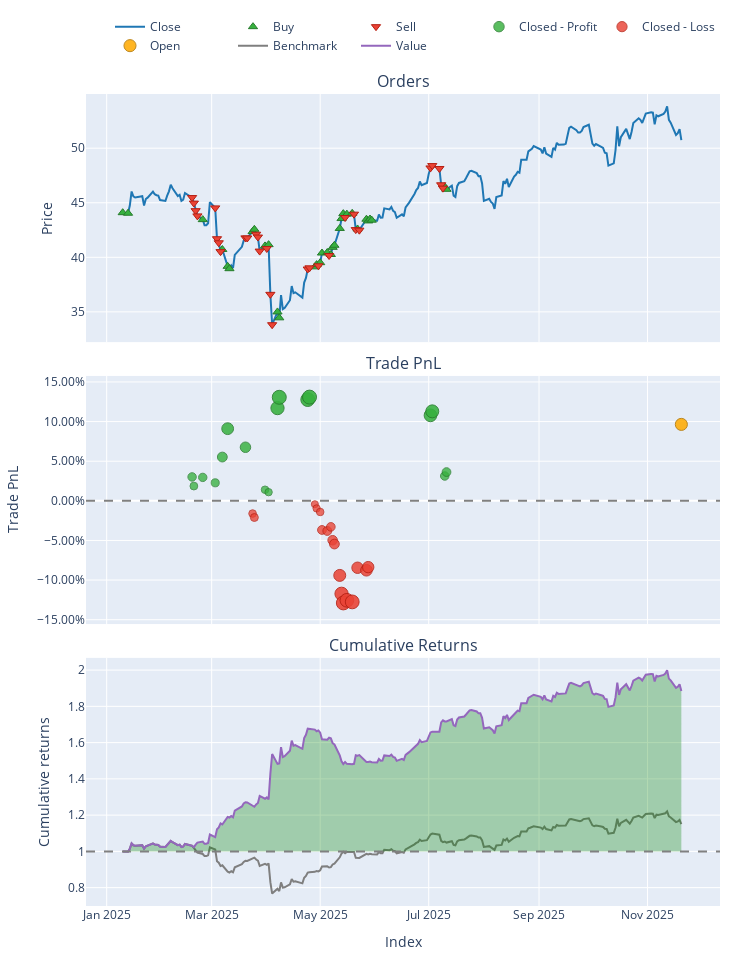

Notebook cell for this chart:
### Code cell
# Load and prepare data
data = pd.read_csv('data/processed/BAC_processed_2022.csv')
if 'Date' in data.columns:
    data['Date'] = pd.to_datetime(data['Date'])
    data.set_index('Date', inplace=True)

# Split into train/test
split_idx = int(len(data) * 0.7)
df_train = data.iloc[:split_idx].copy()
df_test = data.iloc[split_idx:].copy()

# Initialize trainer
trainer = ModelTrainerRL(config['reinforcement_learning'])

# Prepare environments (handles feature scaling automatically)
env_train, env_test = trainer.prepare_environment(
    df_train, 
    df_test, 
    reward_func="profit"  # or "profit", "sortino", "cvar", "max_drawdown"
)

# Train PPO only
print("Training PPO...")
result = trainer.train_ppo(env_train)
model = result["model"]
print("Training Complete!")

# Evaluate with multiple seeds (recommended)
seeds = [42, 43, 44]
metrics_agg = trainer.evaluate_over_seeds(model, env_test, seeds, algorithm="PPO")

print("\n--- Multi-Seed Evaluation Results ---")
print(f"Total Return: {metrics_agg['total_return']['mean']:.2%} ± {metrics_agg['total_return']['ci95']}")
print(f"Sharpe Ratio: {metrics_agg['sharpe_ratio']['mean']:.3f} ± {metrics_agg['sharpe_ratio']['ci95']}")
print(f"Sortino Ratio: {metrics_agg['sortino_ratio']['mean']:.3f} ± {metrics_agg['sortino_ratio']['ci95']}")
print(f"Max Drawdown: {metrics_agg['max_drawdown']['mean']:.2%} ± {metrics_agg['max_drawdown']['ci95']}")

# Single run evaluation (if you only want one)
metrics_single = trainer.evaluate_model(model, env_test, algorithm="PPO", seed=42)
print("\n--- Single Run Evaluation ---")
print(f"Total Return: {metrics_single['total_return']:.2%}")
print(f"Sharpe Ratio: {metrics_single['sharpe_ratio']:.3f}")

# Save the model and artifacts
trainer.save_models("models/ppo_artifacts")

# Use model for inference (generate actions on new data)
obs, _ = env_test.reset(seed=42)
done = False
actions = []
while not done:
    action, _ = model.predict(obs, deterministic=True)
    actions.append(float(action[0]))
    obs, _, terminated, truncated, _ = env_test.step(action)
    done = terminated or truncated

print(f"\nGenerated {len(actions)} trading actions")

# --- CELL 5: RUN BACKTEST ---
print("Running Backtest...")

# Unpack the config dictionary using **
env_params = config['reinforcement_learning']['environment']

backtester = PortfolioBacktesterRL(env_params) 

portfolio = backtester.run_backtest(
    price_data=df_test['close'], 
    predicted_weights=np.array(actions),
    lookback_window=env_params.get('lookback_window', 30) # Important for data alignment
)
comparison = backtester.compare_with_buy_and_hold_rl()
# Show Metrics
metrics = backtester.get_performance_metrics()
print("\n--- Strategy Performance ---")
for k, v in metrics.items():
    print(f"{k}: {v:.4f}")

# Plot
portfolio.plot().show()

### Figure 1 — Plotly figure (JSON) as saved in the notebook; plotly's stock layout.template omitted (floating-point values rounded to 4 significant figures; data arrays with more than 128 entries replaced by an {"elided": "..."} marker saying what was removed)
{"data": [{"legendgroup": "0", "line": {"color": "#1f77b4"}, "name": "Close", "showlegend": true, "type": "scatter", "uid": "a5da9097-1bfa-42d2-9f05-6c586d15bf37", "x": {"elided": "218 str values"}, "xaxis": "x", "y": {"elided": "218 float values"}, "yaxis": "y"}, {"customdata": [[0.0, 858.6, 37.85], [1.0, 1409.0, 62.05], [6.0, 4820.0, 209.4], [11.0, 27.63, 1.125], [12.0, 4249.0, 166.5], [13.0, 1617.0, 63.0], [16.0, 86.83, 3.678], [17.0, 28.77, 1.225], [21.0, 74.24, 3.047], [23.0, 54.76, 2.254], [26.0, 3684.0, 128.9], [27.0, 5173.0, 178.2], [30.0, 23.95, 0.937], [31.0, 44.9, 1.766], [33.0, 61.4, 2.426], [34.0, 183.7, 7.419], [35.0, 9.925, 0.4014], [37.0, 17.87, 0.7193], [38.0, 129.9, 5.316], [39.0, 35.62, 1.464], [40.0, 280.1, 11.94], [41.0, 149.3, 6.504], [42.0, 70.84, 3.117], [44.0, 47.52, 2.089], [45.0, 12.11, 0.5331], [48.0, 811.5, 34.57], [50.0, 3124.0, 135.9], [51.0, 2200.0, 95.36], [52.0, 1474.0, 64.14], [53.0, 242.5, 10.52], [59.0, 2831.0, 131.5], [60.0, 4600.0, 212.7]], "hovertemplate": "Order Id: %{customdata[0]}<br>Timestamp: %{x}<br>Price: %{y}<br>Size: %{customdata[1]:.6f}<br>Fees: %{customdata[2]:.6f}", "legendgroup": "1", "marker": {"color": "#37B13F", "line": {"color": "rgb(38,123,44)", "width": 1}, "size": 8, "symbol": "triangle-up"}, "mode": "markers", "name": "Buy", "type": "scatter", "uid": "d8e7396c-190c-4d8a-bbab-0964cdcb70ab", "x": ["2025-01-10T00:00:00-05:00", "2025-01-13T00:00:00-05:00", "2025-02-24T00:00:00-05:00", "2025-03-07T00:00:00-05:00", "2025-03-10T00:00:00-04:00", "2025-03-11T00:00:00-04:00", "2025-03-24T00:00:00-04:00", "2025-03-25T00:00:00-04:00", "2025-03-31T00:00:00-04:00", "2025-04-02T00:00:00-04:00", "2025-04-07T00:00:00-04:00", "2025-04-08T00:00:00-04:00", "2025-04-28T00:00:00-04:00", "2025-04-29T00:00:00-04:00", "2025-05-01T00:00:00-04:00", "2025-05-02T00:00:00-04:00", "2025-05-05T00:00:00-04:00", "2025-05-07T00:00:00-04:00", "2025-05-08T00:00:00-04:00", "2025-05-09T00:00:00-04:00", "2025-05-12T00:00:00-04:00", "2025-05-13T00:00:00-04:00", "2025-05-14T00:00:00-04:00", "2025-05-16T00:00:00-04:00", "2025-05-19T00:00:00-04:00", "2025-05-22T00:00:00-04:00", "2025-05-27T00:00:00-04:00", "2025-05-28T00:00:00-04:00", "2025-05-29T00:00:00-04:00", "2025-05-30T00:00:00-04:00", "2025-07-10T00:00:00-04:00", "2025-07-11T00:00:00-04:00"], "xaxis": "x", "y": [44.09, 44.04, 43.45, 40.72, 39.17, 38.96, 42.36, 42.57, 41.04, 41.16, 34.99, 34.45, 39.12, 39.33, 39.51, 40.39, 40.44, 40.26, 40.91, 41.1, 42.65, 43.55, 44.0, 43.95, 44.03, 42.6, 43.49, 43.33, 43.51, 43.4, 46.47, 46.23], "yaxis": "y"}, {"customdata": [[2.0, 987.8, 44.92], [3.0, 3363.0, 151.2], [4.0, 259.0, 11.47], [5.0, 50.97, 2.232], [7.0, 3975.0, 177.0], [8.0, 1143.0, 47.65], [9.0, 47.21, 1.951], [10.0, 109.6, 4.441], [14.0, 4003.0, 167.2], [15.0, 2086.0, 87.12], [18.0, 62.86, 2.647], [19.0, 36.47, 1.527], [20.0, 192.2, 7.797], [22.0, 36.3, 1.481], [24.0, 777.7, 28.47], [25.0, 641.6, 21.7], [28.0, 4090.0, 159.2], [29.0, 4518.0, 176.4], [32.0, 23.28, 0.913], [36.0, 54.78, 2.2], [43.0, 54.55, 2.381], [46.0, 12.02, 0.5285], [47.0, 224.7, 9.556], [49.0, 816.8, 34.7], [54.0, 941.6, 45.38], [55.0, 3054.0, 147.9], [56.0, 2893.0, 139.3], [57.0, 218.1, 10.17], [58.0, 48.35, 2.241]], "hovertemplate": "Order Id: %{customdata[0]}<br>Timestamp: %{x}<br>Price: %{y}<br>Size: %{customdata[1]:.6f}<br>Fees: %{customdata[2]:.6f}", "legendgroup": "2", "marker": {"color": "#EA4335", "line": {"color": "rgb(181,31,18)", "width": 1}, "size": 8, "symbol": "triangle-down"}, "mode": "markers", "name": "Sell", "type": "scatter", "uid": "ed6e80a6-9142-436a-b2ff-bc6614cf2ac5", "x": ["2025-02-18T00:00:00-05:00", "2025-02-19T00:00:00-05:00", "2025-02-20T00:00:00-05:00", "2025-02-21T00:00:00-05:00", "2025-03-03T00:00:00-05:00", "2025-03-04T00:00:00-05:00", "2025-03-05T00:00:00-05:00", "2025-03-06T00:00:00-05:00", "2025-03-20T00:00:00-04:00", "2025-03-21T00:00:00-04:00", "2025-03-26T00:00:00-04:00", "2025-03-27T00:00:00-04:00", "2025-03-28T00:00:00-04:00", "2025-04-01T00:00:00-04:00", "2025-04-03T00:00:00-04:00", "2025-04-04T00:00:00-04:00", "2025-04-24T00:00:00-04:00", "2025-04-25T00:00:00-04:00", "2025-04-30T00:00:00-04:00", "2025-05-06T00:00:00-04:00", "2025-05-15T00:00:00-04:00", "2025-05-20T00:00:00-04:00", "2025-05-21T00:00:00-04:00", "2025-05-23T00:00:00-04:00", "2025-07-02T00:00:00-04:00", "2025-07-03T00:00:00-04:00", "2025-07-07T00:00:00-04:00", "2025-07-08T00:00:00-04:00", "2025-07-09T00:00:00-04:00"], "xaxis": "x", "y": [45.48, 44.97, 44.27, 43.8, 44.53, 41.7, 41.33, 40.52, 41.78, 41.77, 42.11, 41.86, 40.57, 40.81, 36.61, 33.82, 38.93, 39.04, 39.22, 40.17, 43.65, 43.95, 42.54, 42.49, 48.19, 48.41, 48.14, 46.65, 46.34], "yaxis": "y"}, {"customdata": [[0.0, 0.0, 1312.0, 0.03016], [1.0, 0.0, 1051.0, 0.01863], [2.0, 1.0, 3175.0, 0.02956], [3.0, 2.0, 2395.0, 0.02272], [4.0, 3.0, 65.92, 0.05525], [5.0, 3.0, 11090.0, 0.09104], [6.0, 4.0, 8042.0, 0.0676], [9.0, 5.0, 43.35, 0.014], [10.0, 5.0, 24.94, 0.01092], [11.0, 5.0, 17120.0, 0.117], [12.0, 5.0, 4469.0, 0.1307], [13.0, 6.0, 18000.0, 0.1278], [14.0, 6.0, 1001.0, 0.1309], [31.0, 8.0, 4410.0, 0.1079], [32.0, 8.0, 12230.0, 0.1129], [33.0, 9.0, 4265.0, 0.03134], [34.0, 9.0, 1547.0, 0.03628]], "hovertemplate": "Exit Trade Id: %{customdata[0]}<br>Position Id: %{customdata[1]}<br>Exit Timestamp: %{x}<br>PnL: %{customdata[2]:.6f}<br>Return: %{customdata[3]:.2%}", "legendgroup": "3", "marker": {"color": "#37B13F", "line": {"color": "rgb(38,123,44)", "width": 1}, "opacity": [0.7807, 0.767, 0.78, 0.7719, 0.8104, 0.8528, 0.825, 0.7615, 0.7579, 0.8836, 0.8997, 0.8963, 0.9, 0.8727, 0.8787, 0.7821, 0.7879], "size": [8.431, 7.794, 8.398, 8.02, 9.818, 11.8, 10.5, 7.538, 7.368, 13.23, 13.99, 13.83, 14.0, 12.73, 13.0, 8.496, 8.77], "symbol": "circle"}, "mode": "markers", "name": "Closed - Profit", "type": "scatter", "uid": "7d7cb7cc-3a48-4b96-b985-dd7784dd74a6", "x": ["2025-02-18T00:00:00-05:00", "2025-02-19T00:00:00-05:00", "2025-02-24T00:00:00-05:00", "2025-03-03T00:00:00-05:00", "2025-03-07T00:00:00-05:00", "2025-03-10T00:00:00-04:00", "2025-03-20T00:00:00-04:00", "2025-03-31T00:00:00-04:00", "2025-04-02T00:00:00-04:00", "2025-04-07T00:00:00-04:00", "2025-04-08T00:00:00-04:00", "2025-04-24T00:00:00-04:00", "2025-04-25T00:00:00-04:00", "2025-07-02T00:00:00-04:00", "2025-07-03T00:00:00-04:00", "2025-07-10T00:00:00-04:00", "2025-07-11T00:00:00-04:00"], "xaxis": "x2", "y": [0.03016, 0.01863, 0.02956, 0.02272, 0.05525, 0.09104, 0.0676, 0.014, 0.01092, 0.117, 0.1307, 0.1278, 0.1309, 0.1079, 0.1129, 0.03134, 0.03628], "yaxis": "y2"}, {"customdata": [[7.0, 5.0, -58.28, -0.01607], [8.0, 5.0, -25.26, -0.02102], [15.0, 7.0, -3.992, -0.00427], [16.0, 7.0, -16.77, -0.009566], [17.0, 7.0, -33.75, -0.01408], [18.0, 7.0, -263.7, -0.03678], [19.0, 7.0, -14.74, -0.03804], [20.0, 7.0, -22.92, -0.03284], [21.0, 7.0, -252.3, -0.04973], [22.0, 7.0, -75.84, -0.05452], [23.0, 7.0, -1029.0, -0.0941], [24.0, 7.0, -684.1, -0.1173], [25.0, 7.0, -356.6, -0.1289], [26.0, 7.0, -233.4, -0.1255], [27.0, 7.0, -60.41, -0.1275], [28.0, 7.0, -2697.0, -0.08445], [29.0, 7.0, -10970.0, -0.08761], [30.0, 7.0, -1608.0, -0.08368]], "hovertemplate": "Exit Trade Id: %{customdata[0]}<br>Position Id: %{customdata[1]}<br>Exit Timestamp: %{x}<br>PnL: %{customdata[2]:.6f}<br>Return: %{customdata[3]:.2%}", "legendgroup": "4", "marker": {"color": "#EA4335", "line": {"color": "rgb(181,31,18)", "width": 1}, "opacity": [0.764, 0.7698, 0.75, 0.7563, 0.7616, 0.7885, 0.79, 0.7838, 0.8039, 0.8095, 0.8564, 0.8839, 0.8976, 0.8936, 0.896, 0.845, 0.8487, 0.8441], "size": [7.652, 7.926, 7.0, 7.293, 7.542, 8.797, 8.867, 8.58, 9.513, 9.778, 11.97, 13.25, 13.89, 13.7, 13.81, 11.43, 11.61, 11.39], "symbol": "circle"}, "mode": "markers", "name": "Closed - Loss", "type": "scatter", "uid": "8ecacc9a-f244-4fd3-a8e7-c093193bbee4", "x": ["2025-03-24T00:00:00-04:00", "2025-03-25T00:00:00-04:00", "2025-04-28T00:00:00-04:00", "2025-04-29T00:00:00-04:00", "2025-05-01T00:00:00-04:00", "2025-05-02T00:00:00-04:00", "2025-05-05T00:00:00-04:00", "2025-05-07T00:00:00-04:00", "2025-05-08T00:00:00-04:00", "2025-05-09T00:00:00-04:00", "2025-05-12T00:00:00-04:00", "2025-05-13T00:00:00-04:00", "2025-05-14T00:00:00-04:00", "2025-05-16T00:00:00-04:00", "2025-05-19T00:00:00-04:00", "2025-05-22T00:00:00-04:00", "2025-05-27T00:00:00-04:00", "2025-05-28T00:00:00-04:00"], "xaxis": "x2", "y": [-0.01607, -0.02102, -0.00427, -0.009566, -0.01408, -0.03678, -0.03804, -0.03284, -0.04973, -0.05452, -0.0941, -0.1173, -0.1289, -0.1255, -0.1275, -0.08445, -0.08761, -0.08368], "yaxis": "y2"}, {"customdata": [[35.0, 10.0, 16560.0, 0.09645]], "hovertemplate": "Exit Trade Id: %{customdata[0]}<br>Position Id: %{customdata[1]}<br>Exit Timestamp: %{x}<br>PnL: %{customdata[2]:.6f}<br>Return: %{customdata[3]:.2%}", "legendgroup": "5", "marker": {"color": "#FFAA00", "line": {"color": "rgb(178,118,0)", "width": 1}, "opacity": [0.8592], "size": [12.1], "symbol": "circle"}, "mode": "markers", "name": "Open", "type": "scatter", "uid": "1b5ffb5b-3341-46cd-af73-ca81a75cb971", "x": ["2025-11-20T00:00:00-05:00"], "xaxis": "x2", "y": [0.09645], "yaxis": "y2"}, {"legendgroup": "6", "line": {"color": "#7f7f7f"}, "name": "Benchmark", "showlegend": true, "type": "scatter", "uid": "427cae40-a648-4375-915c-40093f333f18", "x": {"elided": "218 str values"}, "xaxis": "x3", "y": {"elided": "218 float values"}, "yaxis": "y3"}, {"hoverinfo": "skip", "legendgroup": "7", "line": {"color": "rgba(0, 0, 0, 0)", "width": 0}, "opacity": 0, "showlegend": false, "type": "scatter", "uid": "95303575-9523-4a2a-9b3f-8b18ebecab07", "x": {"elided": "218 str values"}, "xaxis": "x3", "y": {"elided": "218 int values"}, "yaxis": "y3"}, {"connectgaps": false, "fill": "tonexty", "fillcolor": "rgba(0, 128, 0, 0.3)", "hoverinfo": "skip", "legendgroup": "7", "line": {"color": "rgba(0, 0, 0, 0)", "width": 0}, "opacity": 0, "showlegend": false, "type": "scatter", "uid": "efb3d3ec-32b5-4f16-93f7-82e451e093d6", "x": {"elided": "218 str values"}, "xaxis": "x3", "y": {"elided": "218 float values"}, "yaxis": "y3"}, {"hoverinfo": "skip", "legendgroup": "7", "line": {"color": "rgba(0, 0, 0, 0)", "width": 0}, "opacity": 0, "showlegend": false, "type": "scatter", "uid": "aa854d86-2274-4a55-ab7c-e518c13c8557", "x": {"elided": "218 str values"}, "xaxis": "x3", "y": {"elided": "218 int values"}, "yaxis": "y3"}, {"connectgaps": false, "fill": "tonexty", "fillcolor": "rgba(255, 0, 0, 0.3)", "hoverinfo": "skip", "legendgroup": "7", "line": {"color": "rgba(0, 0, 0, 0)", "width": 0}, "opacity": 0, "showlegend": false, "type": "scatter", "uid": "2313c2bc-c59d-4f81-a0a1-268746e0e4ac", "x": {"elided": "218 str values"}, "xaxis": "x3", "y": {"elided": "218 float values"}, "yaxis": "y3"}, {"legendgroup": "8", "line": {"color": "#9467bd"}, "name": "Value", "showlegend": true, "type": "scatter", "uid": "ee80a018-cb91-40fc-8163-498d48cdcb88", "x": {"elided": "218 str values"}, "xaxis": "x3", "y": {"elided": "218 float values"}, "yaxis": "y3"}, {"hoverinfo": "skip", "legendgroup": "7", "line": {"color": "rgba(0, 0, 0, 0)", "width": 0}, "opacity": 0, "showlegend": false, "type": "scatter", "uid": "7f6f1fb4-a253-4e79-8c8b-bb7fc8a7d03d", "x": {"elided": "218 str values"}, "xaxis": "x3", "y": {"elided": "218 int values"}, "yaxis": "y3"}], "layout": {"annotations": [{"font": {"size": 16}, "showarrow": false, "text": "Orders", "x": 0.5, "xanchor": "center", "xref": "paper", "y": 1, "yanchor": "bottom", "yref": "paper"}, {"font": {"size": 16}, "showarrow": false, "text": "Trade PnL", "x": 0.5, "xanchor": "center", "xref": "paper", "y": 0.6528, "yanchor": "bottom", "yref": "paper"}, {"font": {"size": 16}, "showarrow": false, "text": "Cumulative Returns", "x": 0.5, "xanchor": "center", "xref": "paper", "y": 0.3056, "yanchor": "bottom", "yref": "paper"}], "height": 960, "legend": {"orientation": "h", "traceorder": "normal", "x": 1, "xanchor": "right", "y": 1.042, "yanchor": "bottom"}, "margin": {"b": 30, "l": 30, "r": 30, "t": 30}, "shapes": [{"line": {"color": "gray", "dash": "dash"}, "type": "line", "x0": 0, "x1": 1, "xref": "paper", "y0": 0, "y1": 0, "yref": "y2"}, {"line": {"color": "gray", "dash": "dash"}, "type": "line", "x0": 0, "x1": 1, "xref": "paper", "y0": 1, "y1": 1, "yref": "y3"}], "showlegend": true, "width": 750, "xaxis": {"anchor": "y", "domain": [0, 1], "matches": "x3", "showticklabels": false}, "xaxis2": {"anchor": "y2", "domain": [0, 1], "matches": "x3", "showticklabels": false}, "xaxis3": {"anchor": "y3", "domain": [0, 1], "title": {"text": "Index"}}, "yaxis": {"anchor": "x", "domain": [0.6944, 1], "title": {"text": "Price"}}, "yaxis2": {"anchor": "x2", "domain": [0.3472, 0.6528], "tickformat": ".2%", "title": {"text": "Trade PnL"}}, "yaxis3": {"anchor": "x3", "domain": [0, 0.3056], "title": {"text": "Cumulative returns"}}}}
